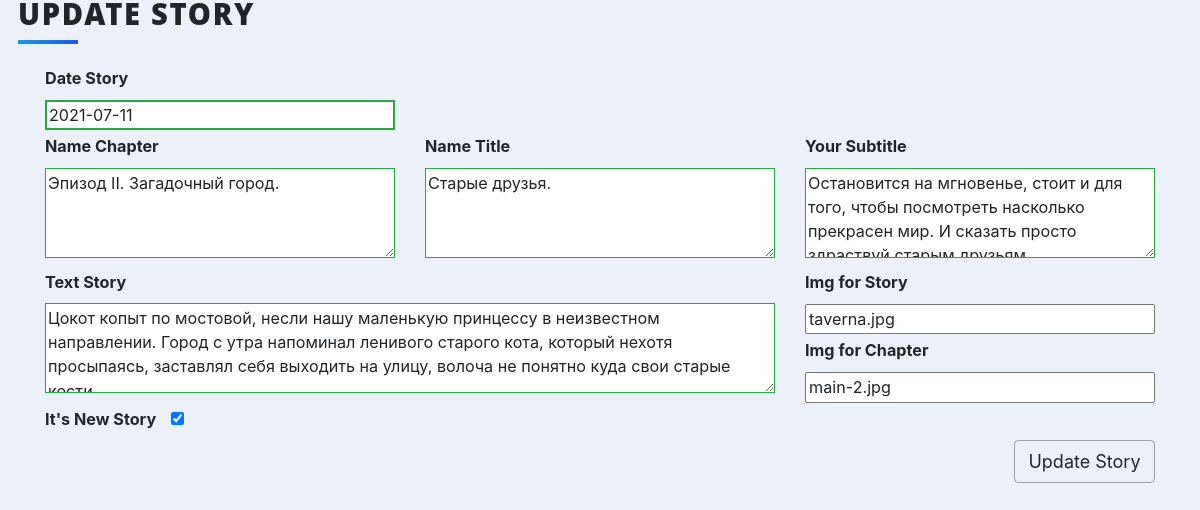
Page /update_story?id=9 (signed in) on the earlier database version.
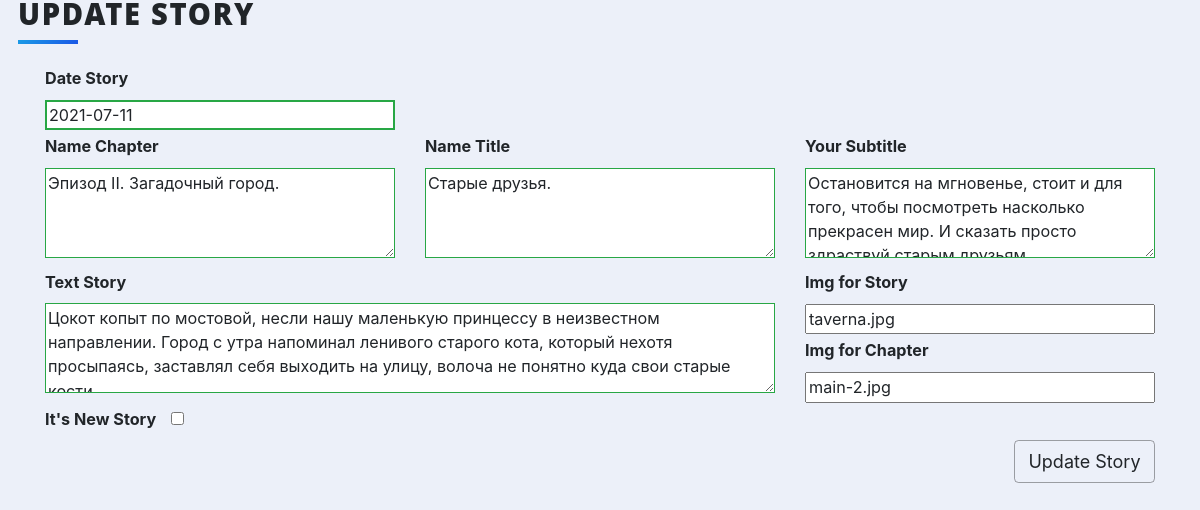
Same page on the later database version.
### main.py (models this page shows)
class Stories(db.Model):
    __tablename__ = "stories"
    id = db.Column(db.Integer, primary_key=True)
    date = db.Column(db.String(10), nullable=False)
    title = db.Column(db.String(250), nullable=False)
    chapter = db.Column(db.String(250), nullable=False)
    subtitle = db.Column(db.String(250), nullable=False)
    body = db.Column(db.String, nullable=False)
    img = db.Column(db.String)
    main_img = db.Column(db.String)
    new_story = db.Column(db.Boolean)
    comments = relationship("Comment", back_populates="parent_stories")

### main.py (the view, shortened to what this page needs)
@app.route('/update_story', methods=['GET', 'POST'])
@admin_only
def update_story():
    form = FormatStories()
    id = request.args.get('id')
    story = Stories.query.get(id)
    button = "Update Story"
    if request.method == "GET":
        form.date.data = story.date
        form.title.data = story.title
        form.chapter.data = story.chapter
        form.subtitle.data = story.subtitle
        form.body.data = story.body
        form.img.data = story.img
        form.main_img.data = story.main_img
        form.new_story.data = story.new_story
    return render_template('add_stories_admin.html', form=form, button=button, function='update_story', id=id)

### forms.py
class FormatStories(FlaskForm):
    date = StringField("Date Story", validators=[DataRequired(message=""), Length(min=10, max=10, message="")])
    chapter = TextAreaField("Name Chapter", validators=[DataRequired(message=""), Length(max=250, message="")])
    title = TextAreaField("Name Title", validators=[DataRequired(message=""), Length(max=250, message="")])
    subtitle = TextAreaField("Your Subtitle", validators=[DataRequired(message=""), Length(max=250, message="")])
    body = TextAreaField("Text Story", validators=[DataRequired(message="")])
    img = StringField("Img for Story")
    main_img = StringField("Img for Chapter")
    new_story = BooleanField("It's New Story")
    submit = SubmitField("Add Story")

### main.py (called while the page is built)
@login_manager.user_loader
def load_user(user_id):
    return User.query.get(int(user_id))

def admin_only(f):
    @wraps(f)
    def decorated_function(*args, **kwargs):
        if current_user.is_authenticated:
            if current_user.id == 1:
                return f(*args, **kwargs)
        return abort(404)
    return decorated_function

### templates/add_stories_admin.html (shortened to what this page needs)
{% extends 'bootstrap/base.html' %}
{% import 'bootstrap/wtf.html' as wtf %}
{% block styles %}
  {{ super() }}
 <link rel="stylesheet" href="{{ url_for('static', filename='css-cleanBlog/styles.css') }}">
  <link rel="stylesheet" href="{{ url_for('static', filename='css-cleanBlog/styles-admin.css') }}">
{% endblock %}
{% block content %}
<div class="content">
    <h1 class="heading">{{ button }}</h1>
    <form action="{{ url_for(function, id=id) }}" method="post" role="form" class="was-validate" novalidate>
        <div class="container">
          <div class="row">
            <div class="col-6 col-md-4">
                {{ form.date.label }}
                {{ form.date(placeholder="yyyy-mm-dd") }}
            </div>
            <div class="col-md-8"></div>
          </div>
          <div class="row">
            <div class="col-6 col-md-4">
                {{ form.chapter.label }}
                {{ form.chapter }}
            </div>
            <div class="col-6 col-md-4">
                {{ form.title.label }}
                {{ form.title }}
            </div>
            <div class="col-6 col-md-4">
                {{ form.subtitle.label }}
                {{ form.subtitle }}
            </div>
          </div>
          <div class="row">
            <div class="col-8 col-md-8">
                {{ form.body.label }}
                {{ form.body }}
            </div>
            <div class="col-4 col-md-4">
                <div>{{ form.img.label }}</div> <div>{{ form.img(placeholder="name.(jpg, png)") }}</div>
                <div>{{ form.main_img.label }}</div> <div>{{ form.main_img(placeholder="name.(jpg, png)") }}</div>
            </div>
          </div>
          <div class="row">
              <div class="col-6 col-md-4"><div>{{ form.new_story.label }}<span>{{ form.new_story }}</span></div></div>
            <div class="col-6 col-md-4"></div>
            <div class="col-6 col-md-4"> </div>
          </div>
            {{ form.submit(value=button) }}
        </div>
    </form>
</div>
{% endblock %}

### static/css-cleanBlog/styles-admin.css (style rules this page uses)
*, *:before, *:after { box-sizing: border-box; }
html { font-size: 18px; line-height: 1.5; font-weight: 300; color: #333; font-family: "Nunito Sans", sans-serif; }
body { margin: 0; padding: 0; height: 100vh; background-color: #ecf0f9; background-attachment: fixed; }
input, textarea { width: 100%; font-size: 0.9rem; }
textarea { height: 5rem; }
#new_story, #submit { width: auto; }
#new_story { margin-left: 15px; }
#submit { float: right; display: inline-block; font-weight: 400; color: #212529; text-align: center; vertical-align: middle; -webkit-user-select: none; -moz-user-select: none; -ms-user-select: none; user-select: none; background-color: transparent; border: 1px solid #00000059; padding: 0.375rem 0.75rem; font-size: 1rem; line-height: 1.5; border-radius: 0.25rem; transition: color 0.15s ease-in-out, background-color 0.15s ease-in-out, border-color 0.15s ease-in-out, box-shadow 0.15s ease-in-out; }
.content { margin: 0 auto; justify-content: center; align-items: center; flex-wrap: wrap; max-width: 1500px; }
.heading { width: 100%; margin-left: 1rem; font-weight: 900; font-size: 1.618rem; text-transform: uppercase; letter-spacing: 0.1ch; line-height: 1; padding-bottom: 0.5em; margin-bottom: 1rem; position: relative; }
.heading:after { display: block; content: ''; position: absolute; width: 60px; height: 4px; background: linear-gradient(135deg, #1a9be6, #1a57e6); bottom: 0; }

Differences in the rows shown:
changed Stories "Эпизод II. Загадочный город.": new_story "☑" → "☐"
